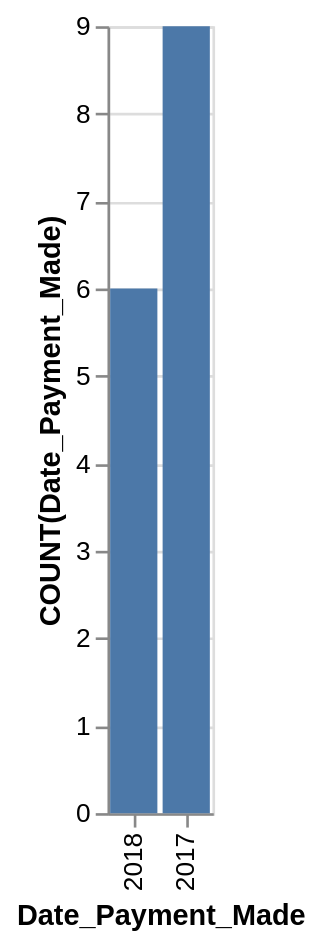

Write a Vega-Lite specification for this figure.
### Vega-Lite specification from a JSON file in a GitHub repository (floating-point values rounded to 4 significant figures)
{"data": {"values": [{"x_data": "2017", "y_data": 9}, {"x_data": "2018", "y_data": 6}]}, "mark": "bar", "encoding": {"x": {"field": "x_data", "type": "nominal", "title": "Date_Payment_Made", "sort": {"op": "sum", "field": "y_data", "order": "ascending"}}, "y": {"field": "y_data", "type": "quantitative", "title": "COUNT(Date_Payment_Made)"}}}
